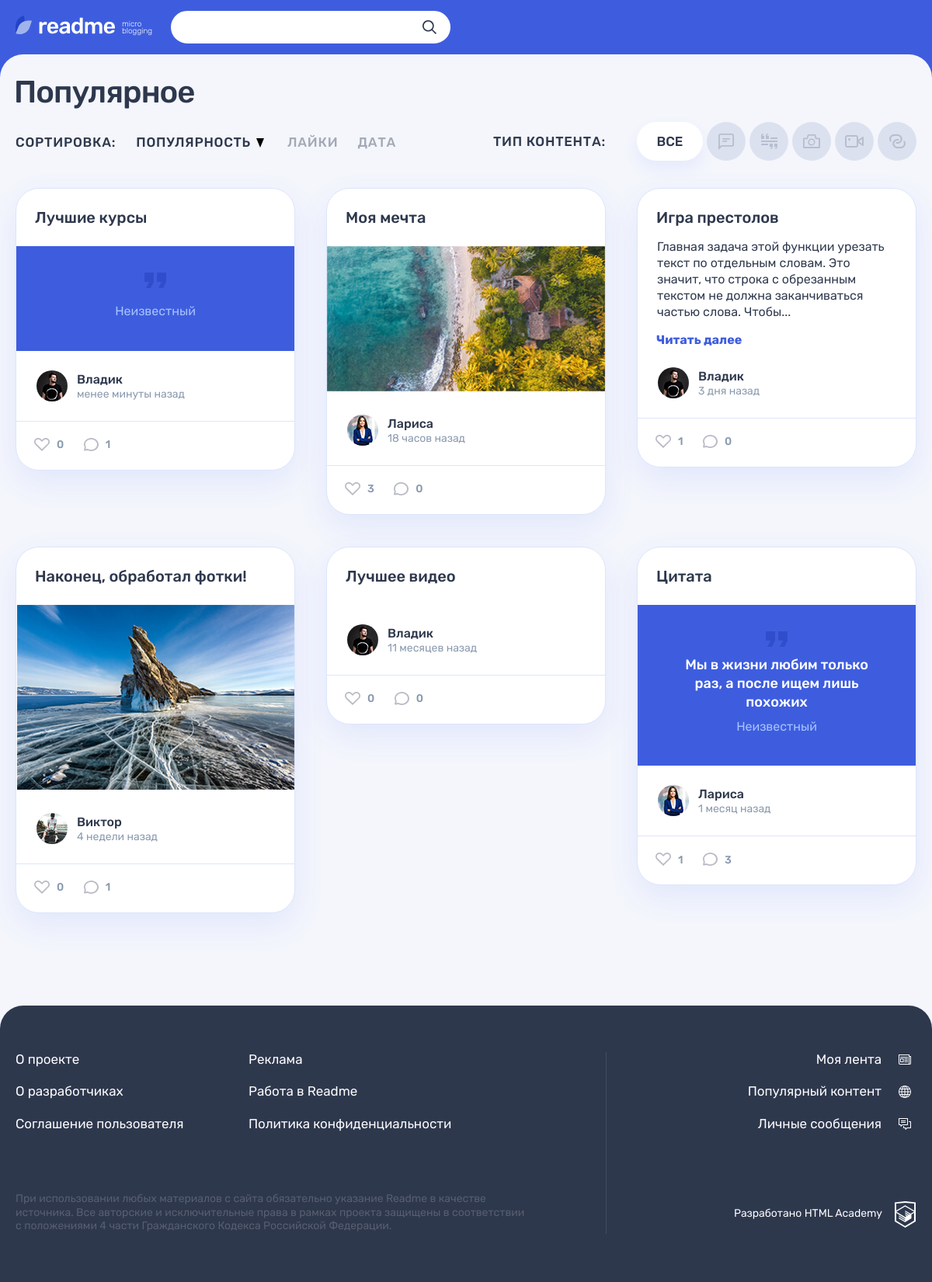
The page / on the database its author committed.
### tables this page shows
CREATE TABLE icon_sizes_for_content_types(
    icon_size_id INT UNSIGNED AUTO_INCREMENT PRIMARY KEY,
    icon_name VARCHAR (128) NOT NULL UNIQUE,
    width INT NOT NULL,
    height INT NOT NULL,
    FOREIGN KEY (icon_size_id) REFERENCES content_types(id)
);

CREATE TABLE posts(
    post_id INT UNSIGNED AUTO_INCREMENT PRIMARY KEY,
    date_of_publication TIMESTAMP DEFAULT CURRENT_TIMESTAMP,
    header TEXT,
    content LONGTEXT,
    quote_author VARCHAR(128),
    image LONGTEXT,
    video LONGTEXT,
    link LONGTEXT,
    views INT UNSIGNED DEFAULT 0,
    author_id INT UNSIGNED NOT NULL,
    FOREIGN KEY (author_id) REFERENCES users(id),
    content_type_id INT UNSIGNED NOT NULL,
    FOREIGN KEY (content_type_id) REFERENCES content_types(id)
    );

CREATE TABLE users(
    id INT UNSIGNED AUTO_INCREMENT PRIMARY KEY,
    created_at TIMESTAMP DEFAULT CURRENT_TIMESTAMP,
    email  VARCHAR(128) NOT NULL UNIQUE,
    login VARCHAR(128) NOT NULL UNIQUE,
    password VARCHAR(64) NOT NULL,
    avatar VARCHAR(256)
    );

### helpers.php (called while the page is built, shortened)
<?php
function get_noun_plural_form(int $number, string $one, string $two, string $many): string
{
    $number = (int)$number;
    $mod10 = $number % 10;
    $mod100 = $number % 100;
    switch (true) {
        case ($mod100 >= 11 && $mod100 <= 20):
            return $many;
        case ($mod10 === 1):
            return $one;
        case ($mod10 >= 2 && $mod10 <= 4):
            return $two;
    }
}
function include_template($name, array $data = [])
{
    $name = 'templates/' . $name;
    extract($data);
    require $name;
    $result = ob_get_clean();
    return $result;
}
function generate_random_date($index)
{
    $deltas = [['minutes' => 59], ['hours' => 23], ['days' => 6], ['weeks' => 4], ['months' => 11]];
    $dcnt = count($deltas);
    if ($index >= $dcnt) {
        $index = $dcnt - 1;
    }
    $delta = $deltas[$index];
    $timeval = rand(1, current($delta));
    $timename = key($delta);
    $ts = strtotime("$timeval $timename ago");
    $dt = date('Y-m-d H:i:s', $ts);
    return $dt;
}
function get_array_from_sql_query($connection, $sql_query){
    $query = mysqli_query($connection, $sql_query);
    return mysqli_fetch_all($query,MYSQLI_ASSOC);
}
function time_delta($post_time){
    $end_ts = strtotime($post_time);
    $ts_diff = time() - $end_ts;
    if ($ts_diff <= SEC_IN_MINUTE) {
        return 'менее минуты назад';
    } elseif ($ts_diff <= SEC_IN_HOUR && $ts_diff > 60) {
        return floor($ts_diff / 60).get_noun_plural_form(floor($ts_diff / 60),
                ' минуту назад',' минуты назад',' минут назад');
    } elseif ($ts_diff <= SEC_IN_DAY && $ts_diff > SEC_IN_HOUR) {
        return floor($ts_diff / SEC_IN_HOUR).get_noun_plural_form(floor($ts_diff / SEC_IN_HOUR),
                ' час назад',' часа назад',' часов назад');
    } elseif ($ts_diff <= SEC_IN_WEEK && $ts_diff > SEC_IN_DAY) {
        return floor($ts_diff / SEC_IN_DAY).get_noun_plural_form(floor($ts_diff / SEC_IN_DAY),
                ' день назад',' дня назад',' дней назад');
    } elseif ($ts_diff <= SEC_IN_MONTH && $ts_diff > SEC_IN_WEEK) {
        return floor($ts_diff / SEC_IN_WEEK).get_noun_plural_form(floor($ts_diff / SEC_IN_WEEK),
                ' неделю назад',' недели назад',' недель назад');
    } else {
        return floor($ts_diff / SEC_IN_MONTH).get_noun_plural_form(floor($ts_diff / SEC_IN_MONTH),
                ' месяц назад',' месяца назад',' месяцев назад');
    }
}
function trim_text($str,$symbols_number = 300){
    $trim_str = "";
    if (strlen($str) < $symbols_number) {
        $trim_str = $str;
    } else {
        $str_array = explode(" ",$str);
        $total_length = 0;
        for ($i = 0; $i < count($str_array); $i++) {
            $total_length = $total_length + strlen($str_array[$i]) + 1;
            if($total_length > $symbols_number) {
                $trim_str = array_slice($str_array,0,$i);
                break;
            }
        }
        $trim_str = implode(" ",$trim_str).'...';
    }
    return $trim_str;
}
function create_url($category_id, $sort_value, $sorting, string $page_url = "index.php"){
    $parameters = $_GET;
    $parameters['content_type_id'] = $category_id;
    $parameters['sort_value'] = $sort_value;
    $parameters['sorting'] = $sorting;
    $query = http_build_query($parameters);
    $url = "/". $page_url. "?". $query;
    return $url;
}

### sql-queries.php (called while the page is built, shortened)
<?php
function popular_post_list($link, $sort_value = 'views', $sorting = 'DESC', $limit = 6)
{
    $sql = "SELECT p.post_id, p.date_of_publication, p.header, p.content, p.quote_author, p.image, p.video, p.link,
    p.views, p.content_type_id, u.login, u.avatar, c.content_name, c.content_icon_name, IFNULL(l.likes_count, 0) AS likes_count, IFNULL(com.comments_count, 0) AS comments_count
    FROM posts p
    INNER JOIN users u ON p.author_id = u.id
    INNER JOIN content_types c ON p.content_type_id = c.id
    LEFT JOIN (SELECT l.post_id, COUNT(*) as likes_count FROM likes l GROUP BY l.post_id) AS l ON l.post_id = p.post_id
    LEFT JOIN (SELECT com.post_id, COUNT(*) as comments_count FROM comments com GROUP BY com.post_id) AS com ON com.post_id=p.post_id
    ORDER BY $sort_value DESC LIMIT $limit ";
    $result = get_array_from_sql_query($link, $sql);
    return empty($result) ? NULL : $result;
}
function get_content_types($link){
    $sql = "SELECT id, content_name, content_icon_name, i.icon_name, i.width, i.height
    FROM content_types
    INNER JOIN icon_sizes_for_content_types i ON i.icon_size_id = content_types.id ";
    $result = get_array_from_sql_query($link, $sql);
    return empty($result) ? NULL : $result;
}

### templates/main.php (the view, shortened to what this page needs)
<section class="page__main page__main--popular">
    <div class="container">
        <h1 class="page__title page__title--popular">Популярное</h1>
    </div>
    <div class="popular container">
        <div class="popular__filters-wrapper">
            <div class="popular__sorting sorting">
                <b class="popular__sorting-caption sorting__caption">Сортировка:</b>
                <ul class="popular__sorting-list sorting__list">
                    <li class="sorting__item sorting__item--popular">
                        <a class="sorting__link <?=($query_params['sort_value'] === 'views' || !isset($query_params['sort_value'])) ? 'sorting__link--active' : ""; ?> " href="#">
                            <span>Популярность</span>
                            <svg class="sorting__icon" width="10" height="12">
                                <use xlink:href="#icon-sort"></use>
                            </svg>
                        </a>
                    </li>
                    <li class="sorting__item">
                        <a class="sorting__link <?=($query_params['sort_value'] === 'likes') ? 'sorting__link--active' : ""; ?>" href="#">
                            <span>Лайки</span>
                        </a>
                    </li>
                    <li class="sorting__item">
                        <a class="sorting__link <?=($query_params['sort_value'] === 'post-date') ? 'sorting__link--active' : ""; ?>" href="#">
                            <span>Дата</span>
                        </a>
                    </li>
                </ul>
            </div>
            <div class="popular__filters filters">
                <b class="popular__filters-caption filters__caption">Тип контента:</b>
                <ul class="popular__filters-list filters__list">
                    <li class="popular__filters-item popular__filters-item--all filters__item filters__item--all">
                        <a class="filters__button filters__button--ellipse filters__button--all <?=($query_params['content_type_id'] === "all" || empty($query_params['content_type_id']))? 'filters__button--active"' : '"' ?>  href="<?= create_url('all',$query_params['sort_value'],$query_params['sort_order']) ?>">
                            <span>Все</span>
                        </a>
                    </li>
                    <?php $unique_post_type_list = $content_types;?>
                    <?php foreach ($unique_post_type_list as $unique_post): ?>
                    <li class="popular__filters-item filters__item">
                        <a class="filters__button filters__button--<?= $unique_post['icon_name'] ?> <?=($query_params['content_type_id'] === $unique_post['id']) ? 'filters__button--active"' : '"' ?>" href="index.php?content_type_id=<?=$unique_post['id'] ?>">
                            <svg class="filters__icon" width="<?=$unique_post['width']?>" height="<?=$unique_post['height']?>">
                                <use xlink:href="#icon-filter-<?= $unique_post['icon_name'] ?>"></use>
                            </svg>
                        </a>
                    </li>
                    <?php endforeach; ?>
                </ul>
            </div>
        </div>
        <div class="popular__posts">
            <?php foreach ($posts_list as $key => $post): ?>
                <?php $post_date = generate_random_date($key); ?>
                <article class="popular__post post <?=$post["content_icon_name"]?>">
                    <header class="post__header">
                        <h2><a href="post.php?post_id=<?= $post["post_id"]?>"><?= $post["header"] ?></a></h2>
                    </header>
                    <div class="post__main">
                        <?php switch ($post["content_icon_name"]):
                            case 'post-quote': ?>
                                <blockquote>
                                    <p>
                                        <?=htmlspecialchars(htmlspecialchars($post["content"],ENT_QUOTES))?>
                                    </p>
                                    <cite>Неизвестный</cite>
                                </blockquote>
                                <?php break;?>
                            <?php case 'post-text': ?>
                                <?php if(strlen(htmlspecialchars($post["content"],ENT_QUOTES))<$text_max_symbols_number): ?>
                                    <p><?=htmlspecialchars($post["content"],ENT_QUOTES)?></p>
                                <?php else: ?>
                                    <p><?php echo(trim_text(htmlspecialchars($post["content"],ENT_QUOTES),$text_max_symbols_number))?></p>
                                    <a class="post-text__more-link" href="#">Читать далее</a>
                                <?php endif; ?>
                                <?php break;?>
                            <?php case 'post-picture': ?>
                                <div class="post-photo__image-wrapper">
                                    <img src="img/<?=htmlspecialchars($post["image"],ENT_QUOTES)?>" alt="Фото от пользователя" width="360" height="240">
                                </div>
                                <?php break;?>
                            <?php endswitch; ?>
                    </div>
                    <footer class="post__footer">
                        <div class="post__author">
                            <a class="post__author-link" href="#" title="<?= $post_date ?>">
                                <div class="post__avatar-wrapper">
                                    <img class="post__author-avatar" src="img/<?=htmlspecialchars($post["avatar"],ENT_QUOTES)?>" alt="Аватар пользователя">
                                </div>
                                <div class="post__info">
                                    <b class="post__author-name"><?=htmlspecialchars($post["login"],ENT_QUOTES)?></b>
                                    <time class="post__time" datetime="<?= date("d.m.Y H:i",strtotime($post_date)) ?>"><?=time_delta($post_date)?></time>
                                </div>
                            </a>
                        </div>
                        <div class="post__indicators">
                            <div class="post__buttons">
                                <a class="post__indicator post__indicator--likes button" href="#" title="Лайк">
                                    <svg class="post__indicator-icon" width="20" height="17">
                                        <use xlink:href="#icon-heart"></use>
                                    </svg>
                                    <span><?=$post["likes_count"] ?></span>
                                </a>
                                <a class="post__indicator post__indicator--comments button" href="#" title="Комментарии">
                                    <svg class="post__indicator-icon" width="19" height="17">
                                        <use xlink:href="#icon-comment"></use>
                                    </svg>
                                    <span><?=$post["comments_count"] ?></span>
                                </a>
                            </div>
                        </div>
                    </footer>
                </article>
            <?php endforeach; ?>
        </div>
    </div>
</section>

### rows shown on the page
icon_sizes_for_content_types: width 20 (drawn)
icon_sizes_for_content_types: width 21 (drawn)
icon_sizes_for_content_types: width 22 (drawn)
icon_sizes_for_content_types: width 24 (drawn)
icon_sizes_for_content_types: width 21 (drawn)
posts: header "Лучшие курсы", author.avatar (picture), author.login "Владик", post_date "менее минуты назад", likes_count "0", comments_count "1"
posts: header "Моя мечта", image (picture), author.avatar (picture), author.login "Лариса", post_date "18 часов назад", likes_count "3", comments_count "0"
posts: header "Игра престолов", content "Главная задача этой функции урезать текст по отдельным словам. Это значит, что строка с обрезанным текстом не должна заканчиваться частью слова. Чтобы...", author.avatar (picture), author.login "Владик", post_date "3 дня назад", likes_count "1", comments_count "0"
posts: header "Наконец, обработал фотки!", image (picture), author.avatar (picture), author.login "Виктор", post_date "4 недели назад", likes_count "0", comments_count "1"
posts: header "Лучшее видео", author.avatar (picture), author.login "Владик", post_date "11 месяцев назад", likes_count "0", comments_count "0"
posts: header "Цитата", content "Мы в жизни любим только раз, а после ищем лишь похожих", author.avatar (picture), author.login "Лариса", post_date "1 месяц назад", likes_count "1", comments_count "3"
